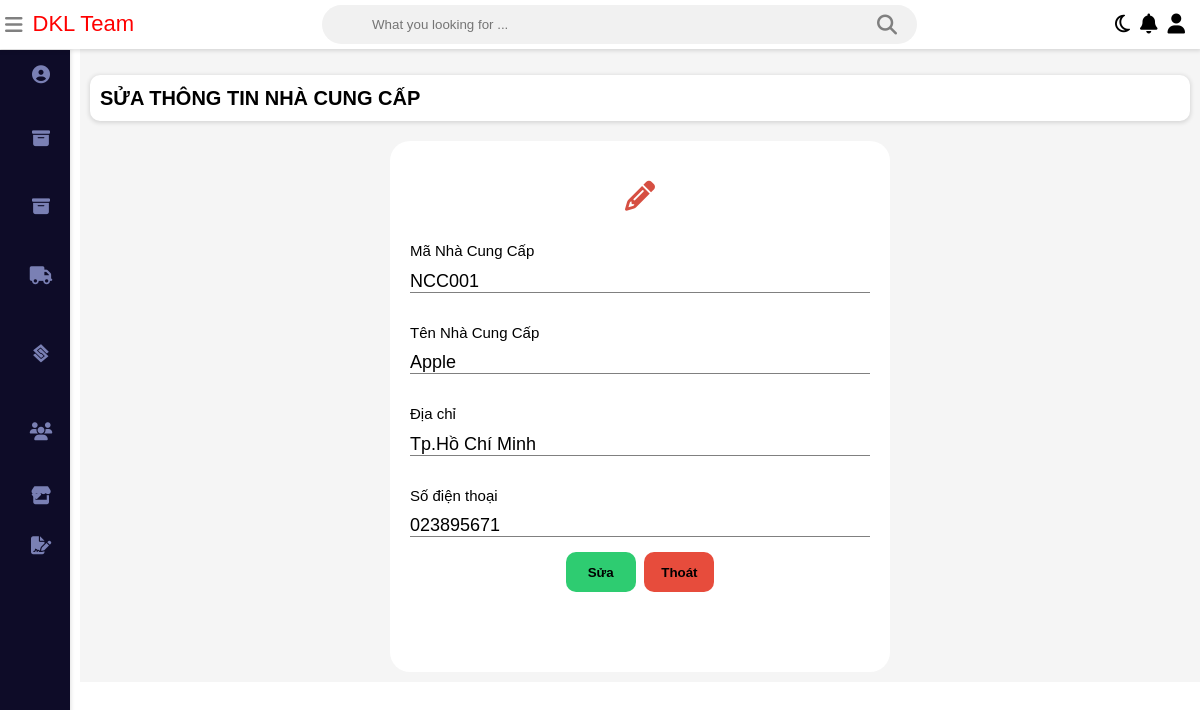
The app's page /QuanLyHangHoa/admin/supplier/edit-supplier.php?id=4 with its own data.
### tables this page shows
CREATE TABLE `nhacungcap` (
  `id` int(11) NOT NULL,
  `maNCC` varchar(256) NOT NULL,
  `tenNCC` varchar(256) NOT NULL,
  `diachi` varchar(256) NOT NULL,
  `sdt` int(12) NOT NULL,
  `status` int(2) NOT NULL
);

### QuanLyHangHoa/database/database.php (called while the page is built, shortened)
<?php
    $db = new database(HOST, DB_USER, DB_PASSWORD, DB_NAME);
    class database {
        public $connection;
        function __construct($host, $db_user, $db_pass, $db_name){
            $this->connection = new mysqli($host, $db_user, $db_pass, $db_name);
        }
        function query($sql){
            $result = $this->connection->query($sql);
            return $result;
        }
    }
?>

### QuanLyHangHoa/admin/supplier/edit-supplier.php (the view, shortened to what this page needs)
<?php
      require_once('../../database/database.php');
?>
<?php
    $getDL = "SELECT * FROM nhacungcap WHERE id = '$_GET[id]'";
    $resultDL = $db->query($getDL);
	  $rowHH = mysqli_fetch_assoc($resultDL);
	  $id = $_GET['id'];
    $maHH = $rowHH['maNCC'];
	  $tenHH = $rowHH['tenNCC'];
	  $diachi = $rowHH['diachi'];
	  $sdt = $rowHH['sdt'];
?>
<!DOCTYPE html>
<html>
<head>
<link rel="stylesheet" type="text/css"
	href="../../static/css/main.css">
<link rel="stylesheet"
	href="https://stackpath.bootstrapcdn.com/font-awesome/4.7.0/css/font-awesome.min.css">
<link rel="stylesheet"
	href="../../static/css/_grid.css">
<link rel="stylesheet"
	href="../../static/css/owl.carousel.min.css">
<link rel="stylesheet"
	href="../../static/css/owl.theme.default.min.css">
</head>
<body class="body">
	<div class="wrapper">
		<div class="nav d-flex">
			<div class="nav__left d-flex">
				<div class="nav__left--icon nav__left--icon1">
					<i class="fa fa-bars" aria-hidden="true"></i>
				</div>
				<div class="nav__left--loo" style="color: red;">DKL Team</div>
            </div>
            <div class="nav__search">
              <input class="search" type="text"
                placeholder="What you looking for ..."><i
                class="fa fa-search" aria-hidden="true"></i>
            </div>
            <ul class="nav__right d-flex">
              <li class="nav__right--item"><a class="nav__right--link"><i
                  class="fa fa-moon-o" aria-hidden="true"></i></a></li>
              <li class="nav__right--item"><a class="nav__right--link"><i
                  class="fa fa-bell" aria-hidden="true"></i></a></li>
              <li class="nav__right--item"><a
                class="nav__right--link dropdown1"><i class="fa fa-user"
                  aria-hidden="true"></i></a>
                </li>
            </ul>
		    </div>
			<div class="sidebar">
                <ul class="sidebar__nav">
                  <li class="sidebar__nav--item"><a class="sidebar__nav--link"
                    href="../admin.php">
                      <div class="sidebar__nav--icon">
                        <i class="fas fa-user-circle" aria-hidden="true"></i>
                      </div> <span>Trang chủ</span>
                  </a></li>
                  <li class="sidebar__nav--item"><a class="sidebar__nav--link"
                    href="../goods.php">
                      <div class="sidebar__nav--icon">
                        <i class="fa fa-archive" aria-hidden="true"></i>
                      </div> <span>Quản Lý Hàng Hóa</span>
                  </a></li>
                  <li class="sidebar__nav--item"><a class="sidebar__nav--link"
                    href="../warehouse.php">
                      <div class="sidebar__nav--icon">
                        <i class="fa fa-archive" aria-hidden="true"></i>
                      </div> <span>Quản Lý Kho</span>
                  </a></li>
                  <li class="sidebar__nav--item"><a class="sidebar__nav--link"
                    href="../customer.php">
                      <div class="sidebar__nav--icon">
                        <i class="fa fa-truck" aria-hidden="true"></i>
                      </div> <span>Quản Lý Đại Lý</span>
                  </a></li>
                  <li class="sidebar__nav--item"><a class="sidebar__nav--link"
                    href="../supplier.php">
                      <div class="sidebar__nav--icon">
                        <i class="fab fa-staylinked"></i>
                      </div> <span>Quản Lý Nhà C.Cấp</span>
                  </a></li>
                  <li class="sidebar__nav--item"><a class="sidebar__nav--link"
                    href="../user.php">
                      <div class="sidebar__nav--icon">
                        <i class="fa fa-users" aria-hidden="true"></i>
                      </div> <span>Quản Lý Nhân Viên</span>
                  </a></li>
                  <li class="sidebar__nav--item" data-block="id1"><a
                    class="sidebar__nav--link ">
                      <div class="sidebar__nav--icon">
                        <i class="fas fa-store"></i>
                      </div> <span>Kho</span>
                      <div class="icon">
                        <i class="fa fa-caret-down" aria-hidden="true"></i>
                      </div>
                  </a>
                    </li>
                  <li class="sidebar__nav--item" data-block="id2"><a
                    class="sidebar__nav--link">
                      <div class="sidebar__nav--icon">
                        <i class="fas fa-file-signature"></i>
                      </div> <span>Thống Kê</span>
                      <div class="icon">
                        <i class="fa fa-caret-down" aria-hidden="true"></i>
                      </div>
                  </a>
					</li>
                </ul>
            </div>
		<div class="table">
			<div class="table__top d-flex">
				<h2>Sửa thông tin nhà cung cấp</h2>
			</div>
			<div class="table__main">
				<form action="" method="post">
					<div class="form--add">
						<div class="form">
							<i class="fa fa-pencil" aria-hidden="true"></i>
							<div class="form__file">
								<lable for="mahang">Mã Nhà Cung Cấp<br>
								</lable>
									value="<?php echo $id;?>"> <input type="text" id="mahang"
									name="makho" placeholder="Mã Nhà Cung Cấp" value="<?php echo $maHH;?>">
							</div>
							<div class="form__file">
								<lable for="name">Tên Nhà Cung Cấp<br>
								</lable>
								<input type="text" id="name" name="tenkho"
									placeholder="Tên Nhà Cung Cấp" value="<?php echo $tenHH;?>">
							</div>
							<div class="form__file">
								<lable for="address">Địa chỉ<br>
								</lable>
								<input type="text" id="address" name="diachi"
									placeholder="Địa chỉ" value="<?php echo $diachi;?>">
							</div>
							<div class="form__file">
								<lable for="phone">Số điện thoại<br>
								</lable>
								<input type="text" id="phone" name="sodienthoai"
									placeholder="Số điện thoại" value="<?php echo "0"."$sdt";?>">
							</div>
							<div class="add-link">
								<button name="edit_warehouse" id="add">Sửa</button>
								<button id="cancel"><a style="color: black;" href="../supplier.php">Thoát</a></button>
                </div>
          </div>
        </div>
        </form>
      </div>
  </body>
</html>

### QuanLyHangHoa/static/css/main.css (style rules this page uses)
html { font-size: 62.5%; }
body { position: relative; margin: 0; padding: 0; width: 100%; line-height: 1.3; font-family: 'Poppins', sans-serif; }
* { padding: 0; margin: 0; }
ul { list-style: none; margin: 0; padding: 0; }
ul li { margin: 0; padding: 0; }
a { text-decoration: none; }
h2 { font-weight: normal; margin: 0; }
button { cursor: pointer; }
.wrapper { display: block; overflow: hidden; }
.sidebar { width: 70px; height: 100vh; position: fixed; margin-top: 50px; background: white; box-shadow: rgba(0, 0, 0, 0.12) 0 1px 4px 1px; overflow: hidden; z-index: 100; transition: width .2s; }
.sidebar__nav { display: flex; flex-direction: column; align-items: center; height: 100vh; }
.sidebar__nav--item { width: 100%; height: auto; cursor: pointer; position: relative; }
.sidebar__nav--link { display: flex; align-items: center; }
.sidebar__nav--link .icon i { font-size: 1.5rem; }
.sidebar__nav--icon { min-width: 82px; height: 50px; position: relative; }
.sidebar__nav--icon i { font-size: 1.8rem; color: gray; position: absolute; left: 50%; top: 50%; transform: translate(-50%, -50%); }
.sidebar__nav--link i { color: #7a80b4 }
.nav { display: flex; align-items: center; justify-content: space-between; flex-direction: row; background: white; color: gray; position: fixed; top: 0; right: 0; left: 0; z-index: 101; box-shadow: rgba(0, 0, 0, 0.12) 0 1px 4px 1px; padding: 5px; }
.nav i { font-size: 2rem; cursor: pointer; }
.nav__left { flex-direction: row; padding-left: 0; margin-bottom: 0; margin-top: 0; align-items: center; }
.nav__left--loo { font-size: 2.2rem; color: greenyellow; margin-left: 1rem; }
.nav__search { position: relative; margin: auto; width: 50%; }
.nav__search input { background: #f1f1f1; border: none; padding: 12px 50px; width: 100%; outline: none; color: red; border-radius: 20px; }
.nav__search i { position: absolute; top: 50%; right: 20px; transform: translateY(-50%); color: gray; cursor: pointer; }
.nav__right--item { margin-right: 1rem; }
.table { padding: 10px; margin-left: 80px; padding-top: 75px; background: whitesmoke; transition: margin-left .5s; }
.table__top { justify-content: space-between; padding: 1rem; background-color: white; border-radius: 10px; box-shadow: rgba(0, 0, 0, 0.12) 0 1px 4px 1px; }
.form--add { visibility: visible; z-index: 99; display: flex; align-items: center; justify-content: center; }
.form { display: flex; align-items: center; flex-direction: column; border-radius: 20px; width: 50rem; padding: 3rem 2rem; background-color: #fff; transform: scale(1); transition: .2s; margin-top: 2rem; }
.form i { font-size: 3rem; margin: 1rem 0 1.5rem; color: #d64f42; }
.form__file { margin: 1.5rem 0; width: 100%; }
.form__file lable { font-size: 1.5rem; margin-bottom: 1rem; display: block; }
.form__file input { border: none; width: 100%; font-size: 1.8rem; border-bottom: 1px solid gray; outline: none; }
.add-link button { width: 7rem; height: 4rem; border: none; outline: none; margin: 0 3px; border-radius: 10px; font-weight: bold; cursor: pointer; }
.add-link #add { background: #2ecc71; }
.add-link #cancel { background: #e74c3c; }
.sidebar__nav--link { font-size: 2rem; color: #7a80b4; }
.sidebar__nav { background-color: #0e0c28; -webkit-box-shadow: 0px 0px 28px 0px rgba(82, 63, 105, 0.13); box-shadow: 0px 0px 28px 0px rgba(82, 63, 105, 0.13); }
.table__top h2 { text-transform: uppercase; font-size: 2rem; font-weight: bold; text-align: center; }
.fa-caret-down { float:right; }
.icon { position: absolute; right: 29px; }
.nav__right--link { color:black; font-size:1.5rem; font-weight:bold; }

### QuanLyHangHoa/static/css/_grid.css (style rules this page uses)
*, *::before, *::after { box-sizing: border-box; margin: 0; padding: 0; }
.d-flex { display: flex; align-items: center; }
.wrapper { max-width: 100%; display: block; }

### records on screen
nhacungcap: makho "NCC001", tenkho "Apple", diachi "Tp.Hồ Chí Minh", sodienthoai "023895671"
